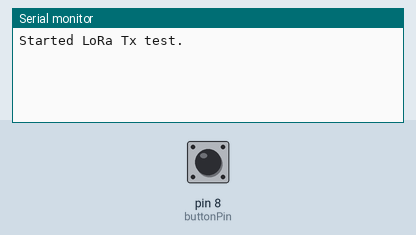
Simulated run of this sketch. Board: Arduino Uno, built with avr-gcc and run on an emulated ATmega328P. Shown: the last lines printed to the serial monitor. The test bench sets the inputs (shaded band); at power-on: pin 8 (buttonPin) HIGH. No radio packets arrive unless stated.

Above: at 1.2 s.
1.3 s: pin 8 (buttonPin) pulled LOW for 0.15 s
At 2.6 s:
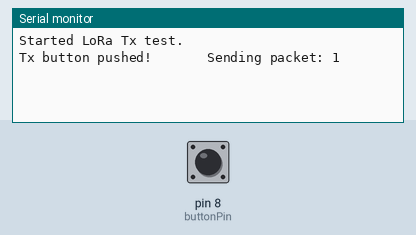
2.9 s: pin 8 (buttonPin) pulled LOW for 1 s
At 3.8 s:
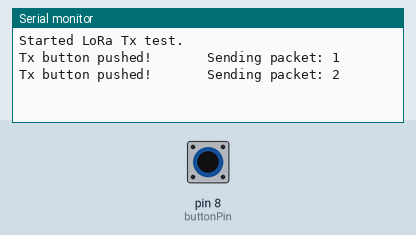
5.4 s: pin 8 (buttonPin) pulled LOW for 0.15 s
At 6.9 s:
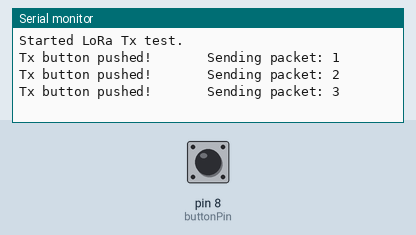

Measured:
- after the input at 1.3 s, the serial monitor: prints a new line after 0.06 s (image 1)
- after the input at 2.9 s, the serial monitor: prints a new line after 0.06 s (image 2)
- after the input at 5.4 s, the serial monitor: prints a new line after 0.06 s (image 3)

The sketch:

LoRaTX_EZ2.ino
```cpp
/* LoRaTX_EZ_2.ino

Uses LoRa library by Sandeed Mistry to Tx data to a receiver.

In this version we use the Tx bushbutton to turn on the Rx LED - one way only.

Hardware: Arduino Uno and Adafruit 915MHz RFM9x module.

There is a pushbutton between Uno Pin 8 and ground.

There is an LED and resistor between Uno Pin 5 and ground.

*/

#include <LoRa.h>
#include "SPI.h"

// Here are the LoRa module pins <---> Uno pins
const int csPin = 4;     // LoRa module chip select
const int rstPin = 2;    // LoRa module reset pin
const int irqPin = 3;    // LoRa module interrupt (G0) pin. Must be arduin HW interrupt pin due to the library beung used.

/* We use the Uno software SPI pins
 LoRa module  SCK Pin <---> Uno Pin 13
 LoRa module MISO Pin <---> Uno Pin 12
 LoRa module MOSI Pin <---> Uno Pin 11

There is a pushbutton between Uno Pin 8 and ground
 Pushbutton <---> Uno Pin 8

*/

// LED - 330 Ohm resistor connection
const int ledPin = 5;


// Message counter
byte msgCount = 0;

// Variables for the momentary pushbutton on Pin 8.
int buttonPin = 8;
int TxButtonState;

void setup() {
  Serial.begin(9600);
  while (!Serial);

  // Make sure the pushbutton pin is an input
  pinMode(buttonPin, INPUT_PULLUP);

// Configure the pins for the LoRa module
  LoRa.setPins(csPin, rstPin, irqPin);

  Serial.println("Started LoRa Tx test.");

  if (!LoRa.begin(915000000)) {
    Serial.println("LoRa Tx initialization failed!");
    while(1);
  }

}

void loop() {

  // Get pushbutton state
  TxButtonState = digitalRead(buttonPin);

  // Send packet if button was pressed
  if (TxButtonState == LOW) {
    // Send packet
    LoRa.beginPacket();
    LoRa.print("Button Pressed");
    LoRa.endPacket();
    msgCount++;
    Serial.print("Tx button pushed!       ");
    Serial.print("Sending packet: ");
    Serial.println(msgCount);
    delay(1000);
  }

}
```
